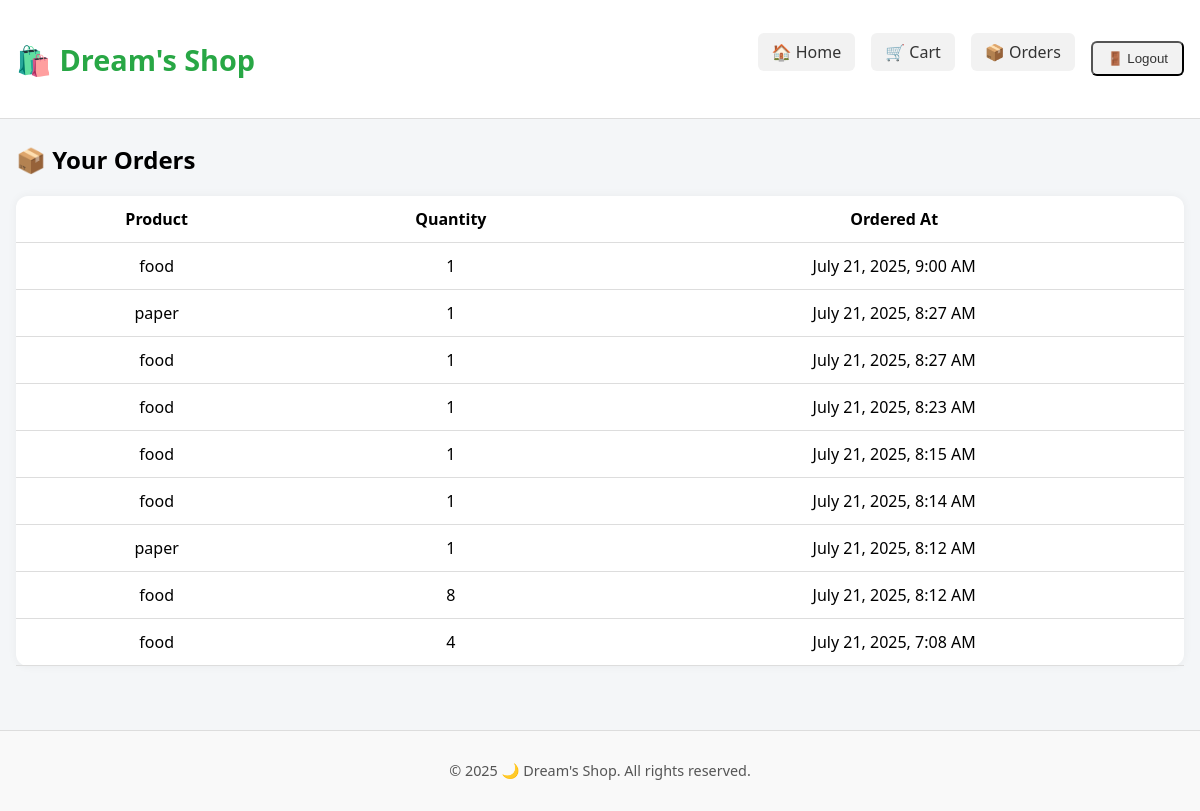
/orders/ (signed in), run on the app's committed database.
### store/models.py (models this page shows, shortened)
class Order(models.Model):
    user = models.ForeignKey(User, on_delete=models.CASCADE)
    product = models.ForeignKey(Product, on_delete=models.CASCADE)
    quantity = models.PositiveIntegerField()
    ordered_at = models.DateTimeField(auto_now_add=True)

class Product(models.Model):
    name = models.CharField(max_length=255)
    price = models.DecimalField(max_digits=8, decimal_places=2)
    image = models.ImageField(upload_to='products/')
    description = models.TextField()

### store/views.py (the view)
# urls.py: path('orders/', OrderListView.as_view(), name='orders'),
class OrderListView(LoginRequiredMixin, ListView):
    model = Order
    template_name = 'store/orders.html'
    context_object_name = 'orders'
    def get_queryset(self):
        return Order.objects.filter(user=self.request.user).order_by('-ordered_at')

### store/templates/store/orders.html (shortened to what this page needs)
{% extends 'base.html' %}
{% block content %}
<main>
    <h2>📦 Your Orders</h2>
    {% if orders %}
        <table class="order-table">
            <thead>
                <tr>
                    <th>Product</th>
                    <th>Quantity</th>
                    <th>Ordered At</th>
                </tr>
            </thead>
            <tbody>
                {% for order in orders %}
                    <tr>
                        <td>{{ order.product.name }}</td>
                        <td>{{ order.quantity }}</td>
                        <td>{{ order.ordered_at|date:"F j, Y, g:i A" }}</td>
                    </tr>
                {% endfor %}
            </tbody>
        </table>
    {% else %}
        <p>You haven't placed any orders yet. <a href="{% url 'home' %}">Start shopping</a> 🛒</p>
    {% endif %}
</main>
{% endblock %}

### static/style.css (style rules this page uses)
body { font-family: 'Segoe UI', sans-serif; background: #f4f6f8; margin: 0; padding: 0; }
.cart-container, .checkout-container, .product-detail, .order-table { padding: 2rem; background-color: #fff; border-radius: 12px; box-shadow: 0 0 10px rgba(0,0,0,0.05); margin-bottom: 2rem; }
table { width: 100%; border-collapse: collapse; margin-top: 1rem; }
th, td { padding: 12px 16px; text-align: center; border-bottom: 1px solid #ddd; }

### data on the page
Order: product.name "food", quantity "1", ordered_at "July 21, 2025, 9:00 AM"
Order: product.name "paper", quantity "1", ordered_at "July 21, 2025, 8:27 AM"
Order: product.name "food", quantity "1", ordered_at "July 21, 2025, 8:27 AM"
Order: product.name "food", quantity "1", ordered_at "July 21, 2025, 8:23 AM"
Order: product.name "food", quantity "1", ordered_at "July 21, 2025, 8:15 AM"
Order: product.name "food", quantity "1", ordered_at "July 21, 2025, 8:14 AM"
Order: product.name "paper", quantity "1", ordered_at "July 21, 2025, 8:12 AM"
Order: product.name "food", quantity "8", ordered_at "July 21, 2025, 8:12 AM"
Order: product.name "food", quantity "4", ordered_at "July 21, 2025, 7:08 AM"
